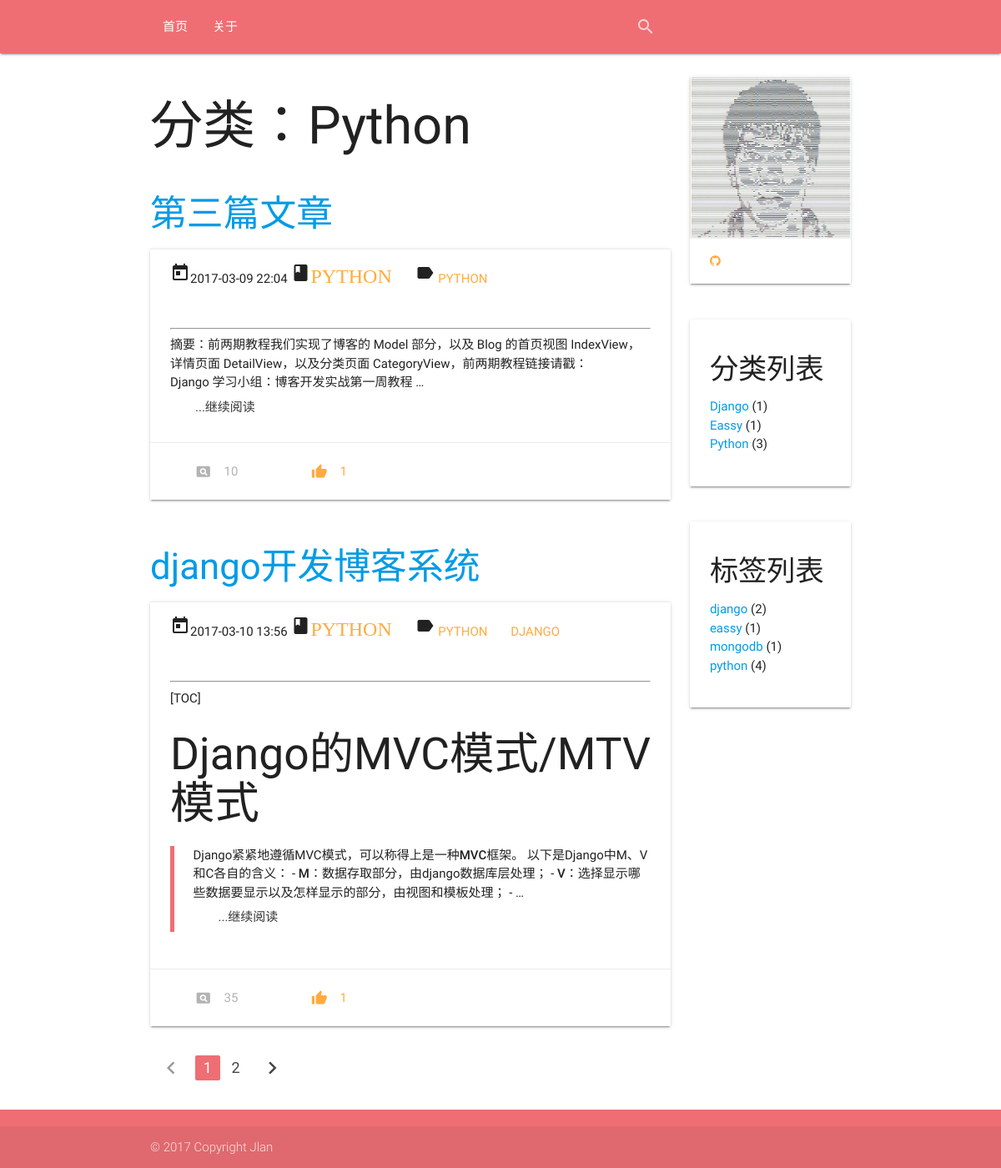
Page /category/2 on the committed database.
### app/models.py (models this page shows, shortened)
class Category(models.Model):
    name = models.CharField('类名', max_length=20)
    created_time = models.DateTimeField('创建时间', auto_now_add=True)
    last_modified_time = models.DateTimeField('修改时间', auto_now=True)
    def __str__(self):
        return self.name

class Article(models.Model):
    STATUS_CHOICES = (
        ('0', '发布'),
        ('1', '草稿'),
    )   # 文章的状态
    title = models.CharField('标题', max_length=100)
    body = models.TextField('正文')
    created_time = models.DateTimeField('创建时间', auto_now_add=True)
    last_modified_time = models.DateTimeField('修改时间', auto_now=True)
    status = models.CharField('文章状态', max_length=1, default='0', choices=STATUS_CHOICES)
    abstract = models.CharField('摘要', max_length=54, blank=True, null=True,
                                help_text="可选项，若为空格则摘取正文钱54个字符")
    views = models.PositiveIntegerField('浏览量', default=0)
    likes = models.PositiveIntegerField('点赞数', default=0)
    topped = models.BooleanField('置顶', default=False)
    category = models.ForeignKey('Category', verbose_name='分类',
                                 null=True,
                                 on_delete=models.SET_NULL)
    tags = models.ManyToManyField('Tag', verbose_name='标签集合', blank=True)
    class Meta:
        ordering = ['-last_modified_time']

class Tag(models.Model):
    name = models.CharField('标签名', max_length=20)
    created_time = models.DateTimeField('创建时间', auto_now_add=True)
    last_modified_time = models.DateTimeField('修改时间', auto_now=True)

### app/views.py (the view)
# urls.py: url(r"^category/(?P<cate_id>\d+)$", views.CategoryView.as_view(), name='category'),
class CategoryView(ListView):
    template_name = 'blog/index.html'
    context_object_name = "article_list"
    def get_queryset(self):
        article_list = Article.objects.filter(category=self.kwargs['cate_id'], status='0')
        return article_list
    def get_context_data(self, **kwargs):
        category_list = Category.objects.all().order_by('name')
        for category in category_list:
            count = Article.objects.filter(category__name=category.name).count()
            category.count = count
        tag_list = Tag.objects.all().order_by('name')
        for tag in tag_list:
            count = Article.objects.filter(tags__name=tag.name).count()
            tag.count = count
        kwargs['category_list'] = category_list
        kwargs['tag_list'] = tag_list
        name = get_object_or_404(Category, pk=self.kwargs['cate_id'])
        kwargs['cate_name'] = name
        return super(CategoryView, self).get_context_data(**kwargs)

### app/templatetags/custom_markdown.py (called while the page is built)
@register.filter(is_safe=True)  #注册template filter
@stringfilter  #希望字符串作为参数
def custom_markdown(value):
    return mark_safe(markdown.markdown(value,
        extensions = ['markdown.extensions.fenced_code', 'markdown.extensions.codehilite'],
                                       safe_mode=True,
                                       enable_attributes=False))

### app/templates/blog/index.html (shortened to what this page needs)
{% extends 'blog/base.html' %}
{% load staticfiles %}
{% load custom_markdown %}
{% block content %}
    <section class="container">
        <div class="row">
            <section class="col l9 s12">
                <h1 class="page-header">
                    {% if cate_name %}
                        分类：{{ cate_name }}
                    {% elif tag_name %}
                        标签: {{ tag_name }}
                    {% else %}
                        文章列表
                    {% endif %}
                </h1>
                <ul>
                    {% load paginate_tags %}
                    {% for article in article_list %}
                         <div class="row">
                            <div class="col s12 m12">
                              <h3><a href="{% url 'app:detail' article.pk %}">{{ article.title }}</a></h3>
                              <div class="card">
                                <div class="card-action">
                                  <div class="article-meta">
                                    <i class="material-icons">today</i>{{ article.created_time|date:"Y-m-d H:i" }}
                                    <i class="material-icons">class<a href="{% url 'app:category' article.category.id %}">{{ article.category }}</a></i>
                                    <i class="material-icons">label</i>
                                    {% for tag in article.tags.all %}
                                        <a href="{% url 'app:tag' tag.id %}">{{ tag.name }}</a>
                                    {% endfor %}
                                  </div>
                                </div>
                                <div class="card-content">
                                    <hr>
                                    <p>{{ article.body | custom_markdown | truncatewords:10}}</p>
                                    <a class="waves-effect waves-teal btn-flat" href="{% url 'app:detail' article.pk %}">...继续阅读</a>
                                </div>
                                <div class="card-action">
                                    <a class="tooltipped btn-flat disabled" data-position="bottom" data-delay="50" data-tooltip="浏览量"><i class="material-icons left">pageview</i>{{ article.views }}</a>
                                    <a class="tooltipped btn-flat" data-position="bottom" data-delay="50" data-tooltip="点赞量"><i class="material-icons left">thumb_up</i>1</a>
                                </div>
                              </div>
                            </div>
                         </div>
                    {% endfor %}
                    {% include 'blog/pagination.html' %}
                </ul>
            </section>
            <section class="col l3 s12">
                 <div class="row">
                    <div class="col s12 m12">
                      <div class="card">
                        <div class="card-image">
                            <img src="{% static 'img/me.jpg' %}">
                        </div>
                        <div class="card-action">
                            <a href="https://github.com/jllan">
                                <i class="fa fa-github" aria-hidden="true"></i>
                            </a>
                        </div>
                      </div>
                    </div>
                 </div>
                 <div class="row">
                    <div class="col s12 m12">
                      <div class="card">
                        <div class="card-content">
                            <h4>分类列表</h4>
                            <ul>
                                {% for category in category_list %}
                                    <li class="cat-item">
                                        <a href="{% url 'app:category' category.pk %}">{{ category.name }}</a>
                                        <span class="category-count">({{ category.count }})</span>
                                    </li>
                                {% endfor %}
                            </ul>
                        </div>
                      </div>
                    </div>
                 </div>
                 <div class="row">
                    <div class="col s12 m12">
                      <div class="card">
                        <div class="card-content">
                            <h4>标签列表</h4>
                            <ul>
                                {% for tag in tag_list %}
                                    <li>
                                        <a href="{% url 'app:tag' tag.pk %}">{{ tag.name }}</a>
                                        <span class="category-count">({{ tag.count }})</span>
                                    </li>
                                {% endfor %}
                            </ul>
                        </div>
                      </div>
                    </div>
                 </div>
            </section>
        </div>
    </section>
{% endblock content %}

### rows in the picture
Category: name "Python", count "3"
Article: title "第三篇文章", created_time "2017-03-09 22:04", category "PYTHON", body|custom_markdown "摘要：前两期教程我们实现了博客的 Model 部分，以及 Blog 的首页视图 IndexView，详情页面 DetailView，以及分类页面 CategoryView，前两期教程链接请戳： Django 学习小组：博客开发实战第一周教程 …", views "10"
Tag: name "PYTHON", name "python", count "4"
Article: title "django开发博客系统", created_time "2017-03-10 13:56", category "PYTHON", body|custom_markdown "[TOC] Django的MVC模式/MTV模式 Django紧紧地遵循MVC模式，可以称得上是一种 MVC 框架。 以下是Django中M、V和C各自的含义： - M ：数据存取部分，由django数据库层处理； - V ：选择显示哪些数据要显示以及怎样显示的部分，由视图和模板处理； - …", views "35"
Tag: name "DJANGO", name "django", count "2"
Category: name "Django", count "1"
Category: name "Eassy", count "1"
Tag: name "eassy", count "1"
Tag: name "mongodb", count "1"

### other values in the picture
{{ page }} "1"
{{ page }} "2"
